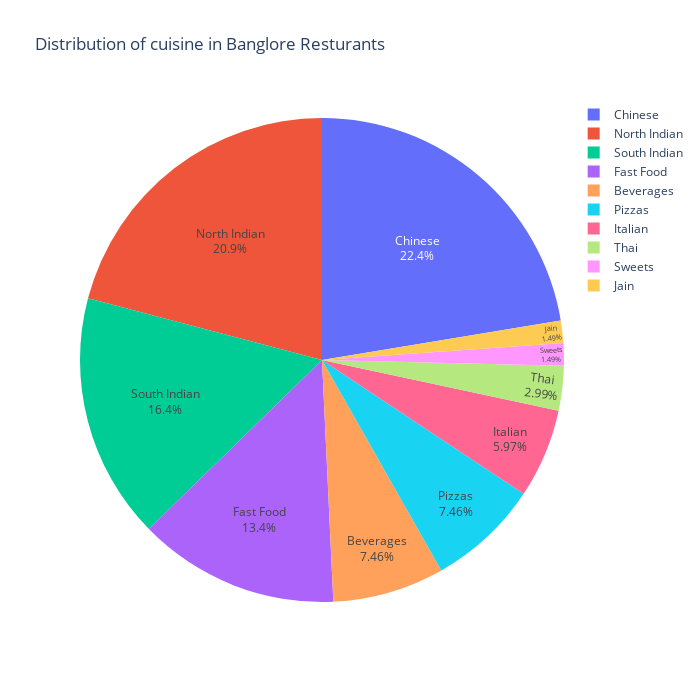

Write notebook code for a chart like this one.
### Code cell
fig=px.pie(
    data_frame=df_Cuisine_koramangala,
    names=df_Cuisine_koramangala['Cuisine'][:10],
    values=df_Cuisine_koramangala["Count"][:10],
    title="Distribution of cuisine in Banglore Resturants",width=700,height=700
)
fig.update_traces(textposition="inside",textinfo="percent+label")
fig.show()

### Figure 1 — Plotly figure (JSON) as saved in the notebook; plotly's stock layout.template omitted (floating-point values rounded to 4 significant figures)
{"data": [{"domain": {"x": [0, 1], "y": [0, 1]}, "hovertemplate": "label=%{label}<br>value=%{value}<extra></extra>", "labels": ["Sweets", "South Indian", "North Indian", "Fast Food", "Beverages", "Jain", "Chinese", "Thai", "Pizzas", "Italian"], "legendgroup": "", "name": "", "showlegend": true, "textinfo": "percent+label", "textposition": "inside", "type": "pie", "values": [1, 11, 14, 9, 5, 1, 15, 2, 5, 4]}], "layout": {"height": 700, "legend": {"tracegroupgap": 0}, "title": {"text": "Distribution of cuisine in Banglore Resturants"}, "width": 700}}
